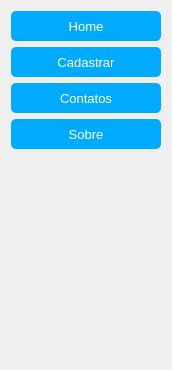
            <widget class="QWidget" name="page">
             <property name="geometry">
              <rect>
               <x>0</x>
               <y>0</y>
               <width>172</width>
               <height>370</height>
              </rect>
             </property>
             <property name="styleSheet">
              <string notr="true">QPushButton:hover{
	background-color: rgb(194, 232, 255);
	border-radius:5px;
	color: rgb(255, 255, 255);

}
QPushButton{
	background-color: rgb(0, 170, 255);
	border-radius:5px;
	color: rgb(255, 255, 255);
}

</string>
             </property>
             <attribute name="label">
              <string>Menu</string>
             </attribute>
             <layout class="QVBoxLayout" name="verticalLayout_4">
              <item>
               <widget class="QPushButton" name="btn_home">
                <property name="minimumSize">
                 <size>
                  <width>100</width>
                  <height>30</height>
                 </size>
                </property>
                <property name="font">
                 <font>
                  <pointsize>10</pointsize>
                  <weight>50</weight>
                  <bold>false</bold>
                 </font>
                </property>
                <property name="cursor">
                 <cursorShape>PointingHandCursor</cursorShape>
                </property>
                <property name="styleSheet">
                 <string notr="true"/>
                </property>
                <property name="text">
                 <string>Home</string>
                </property>
               </widget>
              </item>
              <item>
               <widget class="QPushButton" name="btn_cadastrar">
                <property name="minimumSize">
                 <size>
                  <width>100</width>
                  <height>30</height>
                 </size>
                </property>
                <property name="font">
                 <font>
                  <pointsize>10</pointsize>
                  <weight>50</weight>
                  <bold>false</bold>
                 </font>
                </property>
                <property name="cursor">
                 <cursorShape>PointingHandCursor</cursorShape>
                </property>
                <property name="styleSheet">
                 <string notr="true"/>
                </property>
                <property name="text">
                 <string>Cadastrar</string>
                </property>
               </widget>
              </item>
              <item>
               <widget class="QPushButton" name="btn_contatos">
                <property name="minimumSize">
                 <size>
                  <width>100</width>
                  <height>30</height>
                 </size>
                </property>
                <property name="font">
                 <font>
                  <pointsize>10</pointsize>
                 </font>
                </property>
                <property name="cursor">
                 <cursorShape>PointingHandCursor</cursorShape>
                </property>
                <property name="styleSheet">
                 <string notr="true"/>
                </property>
                <property name="text">
                 <string>Contatos</string>
                </property>
               </widget>
              </item>
              <item>
               <widget class="QPushButton" name="btn_sobre">
                <property name="minimumSize">
                 <size>
                  <width>100</width>
                  <height>30</height>
                 </size>
                </property>
                <property name="font">
                 <font>
                  <pointsize>10</pointsize>
                 </font>
                </property>
                <property name="cursor">
                 <cursorShape>PointingHandCursor</cursorShape>
                </property>
                <property name="styleSheet">
                 <string notr="true"/>
                </property>
                <property name="text">
                 <string>Sobre</string>
                </property>
               </widget>
              </item>
              <item>
               <spacer name="verticalSpacer">
                <property name="orientation">
                 <enum>Qt::Vertical</enum>
                </property>
                <property name="sizeHint" stdset="0">
                 <size>
                  <width>20</width>
                  <height>40</height>
                 </size>
                </property>
               </spacer>
              </item>
             </layout>
            </widget>
